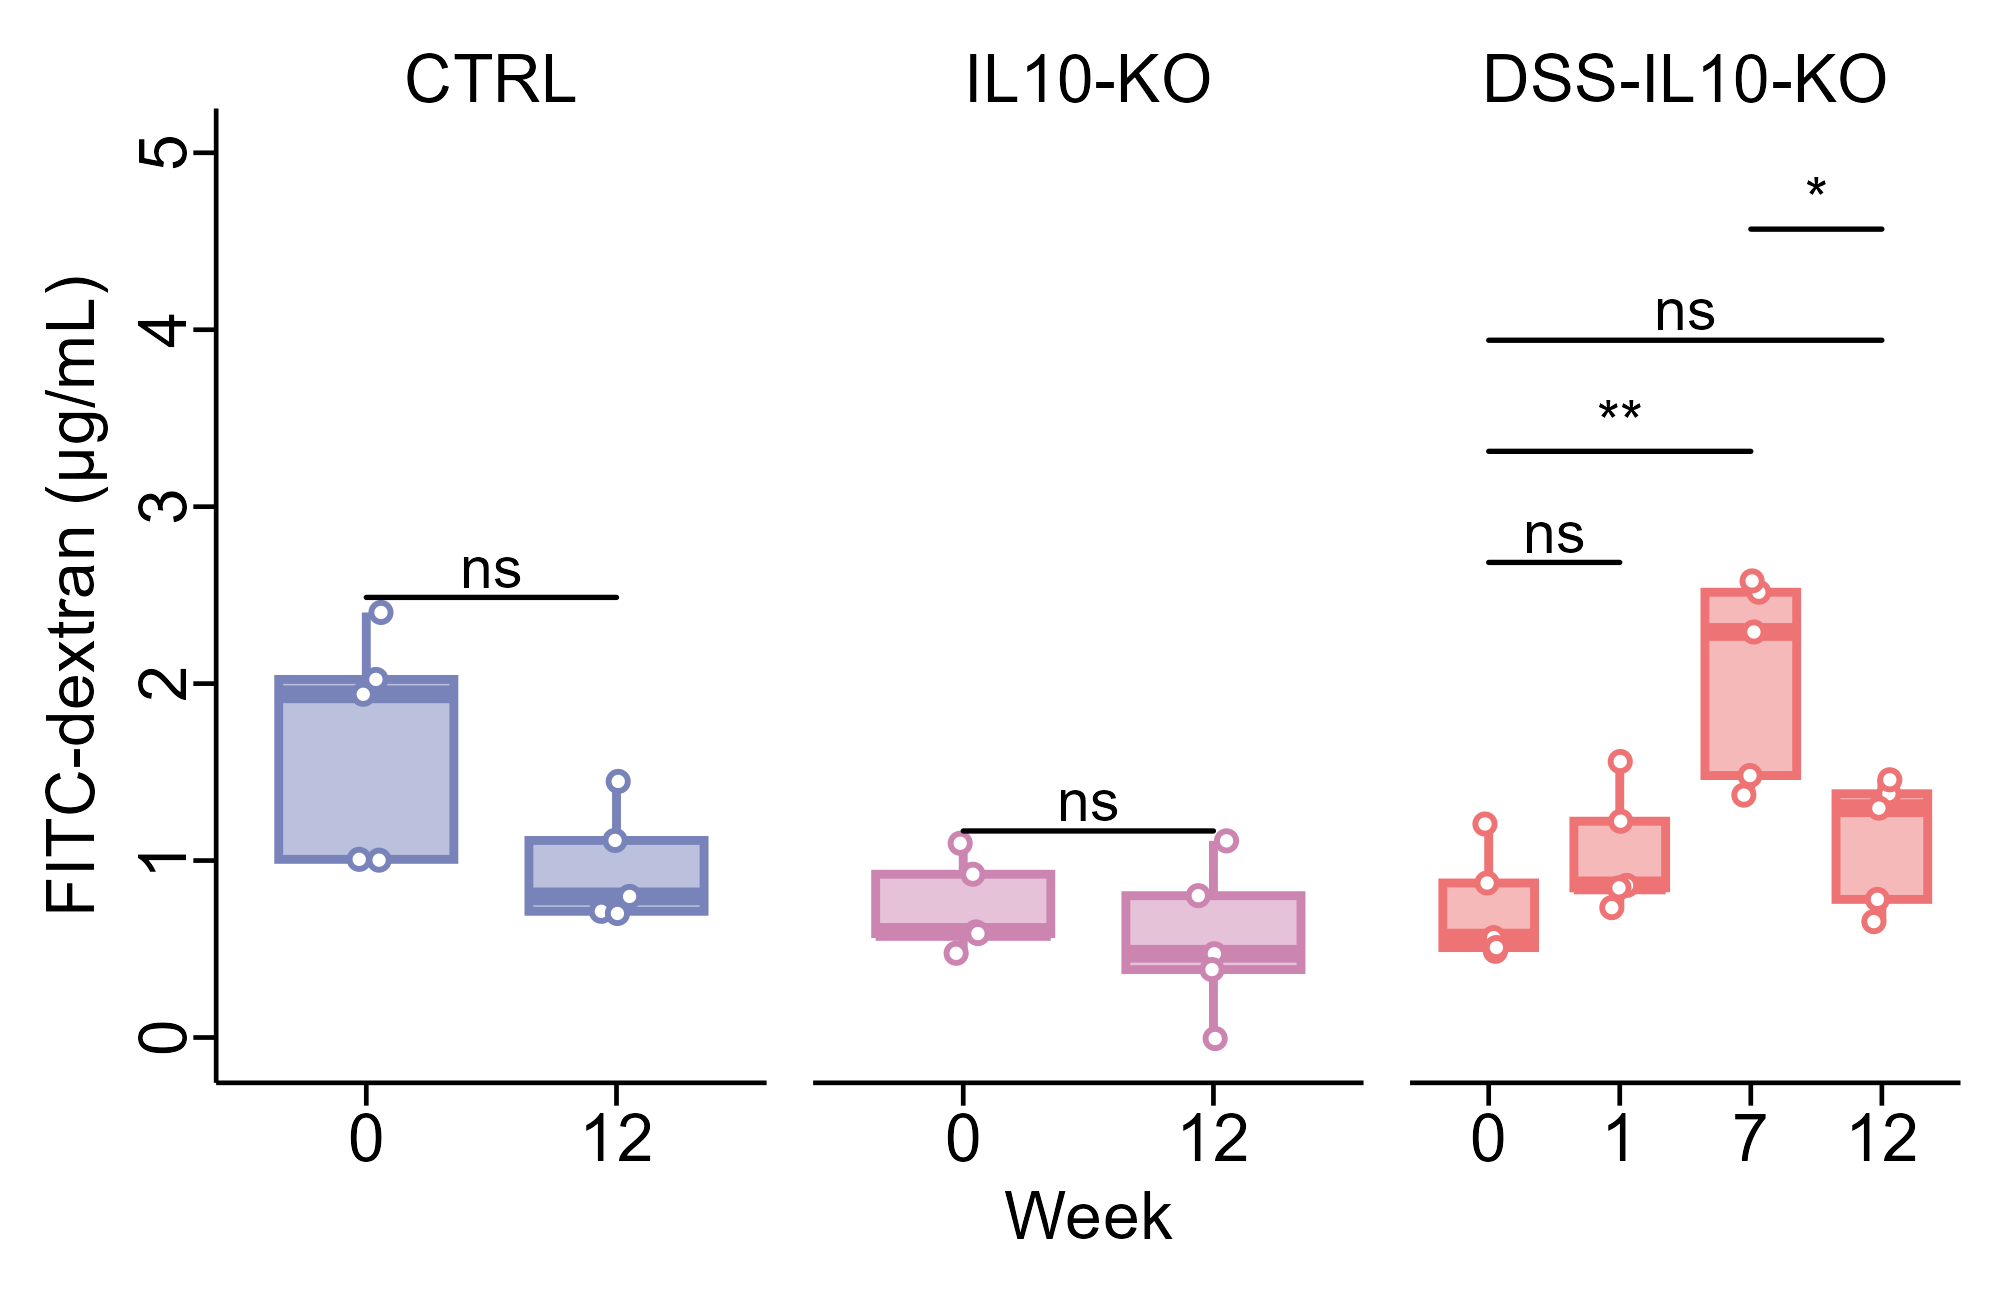

The R source for this figure:
# ============================================================
# FITC-Dextran Intestinal Permeability Analysis - UNPAIRED
# Revised for Diabetologia Journal Submission
# Unpaired t-test throughout - uniform across panel
# Three groups: CTRL, IL10-KO, DSS-IL10-KO
# ============================================================

# 0) Clear workspace and set working directory
rm(list = ls())
# Set the working directory to this script's own folder before running
# (e.g. in RStudio: Session > Set Working Directory > To Source File Location)

# 1) Load required libraries
library(ggplot2)
library(readr)
library(dplyr)
library(ggpubr)
library(rstatix)
library(tidyr)
library(patchwork)

# 2) Define Diabetologia colour palette
diabetologia_colors <- c(
  "CTRL"        = rgb(120, 131, 186, maxColorValue = 255),
  "IL10-KO"     = rgb(204, 133, 177, maxColorValue = 255),
  "DSS-IL10-KO" = rgb(237, 115, 116, maxColorValue = 255)
)

# 3) Define comparison weeks by group
my_comparison_weeks_CTRL   <- list(c("0", "12"))
my_comparison_weeks_IL10KO <- list(c("0", "12"))
my_comparison_weeks_DSS    <- list(
  c("0", "1"),
  c("0", "7"),
  c("0", "12"),
  c("7", "12")
)

# ============================================================
# 4) Import FITC-dextran data
# ============================================================
cat("\n=== LOADING FITC-DEXTRAN DATA ===\n")
dat <- read_csv("Fig_1c_Data_FITC_dextran.csv")
dat <- dat %>% filter(Replicate %in% c("Rep1","Rep2","Rep3","Rep4","Rep5"))

dat <- dat %>%
  filter(!is.na(FITC_Conc))

dat$Group    <- factor(dat$Group,
                       levels = c("CTRL", "IL10-KO", "DSS-IL10-KO"))
dat$Week_num <- as.factor(dat$Week_num)

z_order    <- c("CTRL", "IL10-KO", "DSS-IL10-KO")
Group.labs <- c("CTRL", "IL10-KO", "DSS-IL10-KO")
names(Group.labs) <- z_order

cat("\n=== DATA STRUCTURE FOR FITC-DEXTRAN ===\n")
print(head(dat, 20))
cat("\nTotal observations:", nrow(dat), "\n")
cat("\nSample sizes per group per week:\n")
print(table(dat$Group, dat$Week_num))

# ============================================================
# 4A) NORMALITY TESTING (informational only)
# ============================================================
cat("\n=== NORMALITY TESTING (Shapiro-Wilk, informational only) ===\n")

normality_results <- data.frame()

for (grp in z_order) {
  weeks_in_group <- unique(dat$Week_num[dat$Group == grp])
  
  for (week in weeks_in_group) {
    data_subset <- dat %>%
      filter(Group == grp, Week_num == week) %>%
      pull(FITC_Conc)
    
    if (length(data_subset) >= 3) {
      shapiro_result <- shapiro.test(data_subset)
      
      normality_results <- rbind(normality_results, data.frame(
        Group     = grp,
        Week      = week,
        n         = length(data_subset),
        Shapiro_W = round(shapiro_result$statistic, 4),
        Shapiro_p = round(shapiro_result$p.value, 4),
        Normal    = shapiro_result$p.value > 0.05,
        Test_Used = "Unpaired t-test (uniform across panel)"
      ))
      
      cat(sprintf("%s, Week %s: W = %.4f, p = %.4f (%s)\n",
                  grp, week,
                  shapiro_result$statistic,
                  shapiro_result$p.value,
                  ifelse(shapiro_result$p.value > 0.05,
                         "Normal", "Non-normal")))
    }
  }
}

write.csv(normality_results,
          file      = "Fig_1c_Normality_Results.csv",
          row.names = FALSE)
cat("\n✓ Normality results exported (informational only)\n")

# ============================================================
# 5) STATISTICAL TESTS - UNPAIRED T-TEST THROUGHOUT
# ============================================================
cat("\n=== PERFORMING UNPAIRED T-TESTS (uniform across panel) ===\n")

# Build full comparison list with group labels
all_comparisons <- list(
  list(group = "CTRL",        comps = my_comparison_weeks_CTRL),
  list(group = "IL10-KO",     comps = my_comparison_weeks_IL10KO),
  list(group = "DSS-IL10-KO", comps = my_comparison_weeks_DSS)
)

all_test_results <- data.frame()

for (entry in all_comparisons) {
  grp <- entry$group
  for (comp in entry$comps) {
    week1 <- comp[1]
    week2 <- comp[2]
    
    dat_subset <- dat %>%
      filter(Group == grp, Week_num %in% c(week1, week2))
    
    test_result <- compare_means(
      formula     = FITC_Conc ~ Week_num,
      data        = dat_subset,
      method      = "t.test",      # Uniform unpaired t-test throughout
      paired      = FALSE,
      comparisons = list(c(week1, week2))
    ) %>%
      mutate(
        Group       = grp,
        Test_Method = "unpaired t-test"
      )
    
    all_test_results <- rbind(all_test_results, test_result)
  }
}

# Significance labels from uncorrected p values
all_test_results <- all_test_results %>%
  mutate(
    p        = signif(p, 3),
    p.signif = case_when(
      p < 0.001 ~ "***",
      p < 0.01  ~ "**",
      p < 0.05  ~ "*",
      TRUE      ~ "ns"
    )
  ) %>%
  rename(Variable = .y.) %>%
  select(Group, Variable, group1, group2, Test_Method, p, p.signif)

cat("\n=== Statistical Test Results (uncorrected, unpaired t-test) ===\n")
print(all_test_results)

write.csv(all_test_results,
          file      = "Fig_1c_Statistical_Tests.csv",
          row.names = FALSE)
cat("\n✓ Statistical test results exported to Fig_1c_Statistical_Tests.csv\n")

# ============================================================
# 6) PLOTS - UNPAIRED T-TEST THROUGHOUT (consistent with CSV)
# ============================================================
cat("\n=== GENERATING BOXPLOTS ===\n")

dat_CTRL   <- dat %>% filter(Group == "CTRL")
dat_IL10KO <- dat %>% filter(Group == "IL10-KO")
dat_DSS    <- dat %>% filter(Group == "DSS-IL10-KO")

# Shared theme elements
theme_fitc <- theme_classic() %+replace% theme(
  legend.position  = "none",
  strip.text       = element_text(size = 8),
  strip.background = element_blank(),
  axis.title       = element_text(size = 8),
  axis.text.x      = element_text(size = 8, colour = "black"),
  axis.text.y      = element_text(size = 8, colour = "black",
                                  angle = 90, hjust = 0.5),
  axis.line        = element_line(colour = "black",
                                  linewidth = 0.75 / .pt),
  axis.ticks       = element_line(colour = "black",
                                  linewidth = 0.75 / .pt)
)

# Helper function for boxplot base
make_fitc_plot <- function(data) {
  ggboxplot(
    data, x = "Week_num", y = "FITC_Conc",
    color  = "Group", fill = "Group",
    alpha  = 0.5, add = "jitter",
    add.params = list(color = "Group", shape = 21,
                      fill  = "white", size  = 0.75),
    palette       = diabetologia_colors,
    outlier.shape = NA
  ) +
    lims(y = c(-0.0058, 5)) +
    labs(y = "FITC-dextran (µg/mL)", x = "Week") +
    facet_wrap(vars(Group), ncol = 1,
               labeller = labeller(Group = Group.labs))
}

#--------------CTRL plot--------------
plot_CTRL <- make_fitc_plot(dat_CTRL) +
  theme_fitc +
  theme(axis.title.x = element_blank()) +
  stat_compare_means(
    comparisons   = my_comparison_weeks_CTRL,
    method        = "t.test",
    paired        = FALSE,
    tip.length    = 0.0,
    step.increase = 0.3,
    label         = "p.signif",
    size          = 2.5,
    bracket.size  = 0.3
  )

#--------------IL10-KO plot--------------
plot_IL10KO <- make_fitc_plot(dat_IL10KO) +
  theme_fitc +
  theme(
    axis.title.y = element_blank(),
    axis.text.y  = element_blank(),
    axis.line.y  = element_blank(),
    axis.ticks.y = element_blank()
  ) +
  stat_compare_means(
    comparisons   = my_comparison_weeks_IL10KO,
    method        = "t.test",
    paired        = FALSE,
    tip.length    = 0.0,
    step.increase = 0.3,
    label         = "p.signif",
    size          = 2.5,
    bracket.size  = 0.3
  )

#--------------DSS-IL10-KO plot--------------
plot_DSS <- make_fitc_plot(dat_DSS) +
  theme_fitc +
  theme(
    axis.title.x = element_blank(),
    axis.title.y = element_blank(),
    axis.text.y  = element_blank(),
    axis.line.y  = element_blank(),
    axis.ticks.y = element_blank()
  ) +
  stat_compare_means(
    comparisons   = my_comparison_weeks_DSS,
    method        = "t.test",
    paired        = FALSE,
    tip.length    = 0.0,
    step.increase = 0.3,
    label         = "p.signif",
    size          = 2.5,
    bracket.size  = 0.3
  )

# Combine plots
combined_plot <- plot_CTRL + plot_IL10KO + plot_DSS +
  plot_layout(ncol = 3, widths = c(1.5, 1.5, 1.5)) &
  theme(plot.margin = unit(c(2.8, 2.8, 2.8, 2.8), "pt"))

print(combined_plot)

ggsave(filename = "Fig_1c_Boxplot_FITC_dextran.png",
       plot = combined_plot,
       scale = 1, width = 8.5, height = 5.5,
       units = "cm", dpi = 600, limitsize = FALSE)

ggsave(filename = "Fig_1c_Boxplot_FITC_dextran.svg",
       plot = combined_plot,
       scale = 1, width = 8.5, height = 5.5,
       units = "cm", limitsize = FALSE)

cat("✓ Boxplots saved in PNG and SVG formats\n")

# ============================================================
# 7) Summary statistics
# ============================================================
summary_stats <- dat %>%
  group_by(Group, Week_num) %>%
  summarise(
    n      = n(),
    mean   = round(mean(FITC_Conc, na.rm = TRUE), 2),
    sd     = round(sd(FITC_Conc,   na.rm = TRUE), 2),
    sem    = round(sd(FITC_Conc,   na.rm = TRUE) / sqrt(n()), 2),
    median = round(median(FITC_Conc, na.rm = TRUE), 2),
    min    = round(min(FITC_Conc,  na.rm = TRUE), 2),
    max    = round(max(FITC_Conc,  na.rm = TRUE), 2),
    .groups = "drop"
  ) %>%
  mutate(Mean_SEM = paste0(mean, " ± ", sem))

print(summary_stats)

write.csv(summary_stats,
          file      = "Fig_1c_Summary_FITC_dextran.csv",
          row.names = FALSE)
cat("✓ Summary statistics exported to Fig_1c_Summary_FITC_dextran.csv\n")

# ============================================================
# 8) Summary
# ============================================================
cat("\n", rep("=", 60), "\n", sep = "")
cat("ANALYSIS COMPLETE\n")
cat(rep("=", 60), "\n", sep = "")
cat("\nGenerated files:\n")
cat(" 1. Fig_1c_Normality_Results.csv   (informational only)\n")
cat(" 2. Fig_1c_Statistical_Tests.csv   (unpaired t-test, uncorrected p)\n")
cat(" 3. Fig_1c_Boxplot_FITC_dextran.png (600 dpi)\n")
cat(" 4. Fig_1c_Boxplot_FITC_dextran.svg (vector format)\n")
cat(" 5. Fig_1c_Summary_FITC_dextran.csv (descriptive statistics)\n")
cat("\nStatistical approach:\n")
cat(" - Design: UNPAIRED (independent samples at each timepoint)\n")
cat(" - Unpaired t-test throughout (uniform across panel)\n")
cat(" - Uncorrected p values reported\n")
cat(" - Normality tests retained for transparency (informational)\n")
cat("\nComparisons:\n")
cat(" - CTRL:        Week 0 vs 12\n")
cat(" - IL10-KO:     Week 0 vs 12\n")
cat(" - DSS-IL10-KO: Week 0 vs 1, 0 vs 7, 0 vs 12, 7 vs 12\n")
cat(rep("=", 60), "\n", sep = "")
